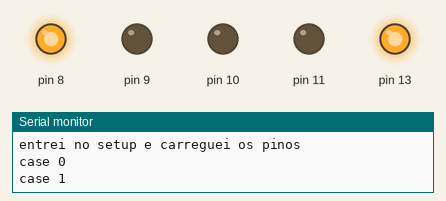
Bench run of a sketch on a simulated Arduino Uno, built with avr-gcc and run on an emulated ATmega328P. Parts: output pins drawn as LEDs (lit = HIGH), the last lines printed to the serial monitor.

Above: at 10.0 s.
At 22.5 s:
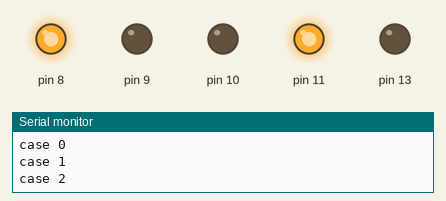
At 32.5 s:
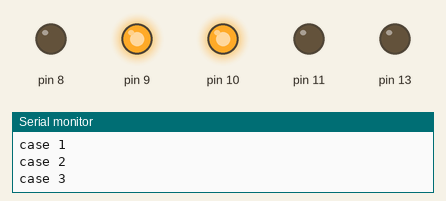
Timing chart, 0 to 52.0 s (numbered marks = the images above):
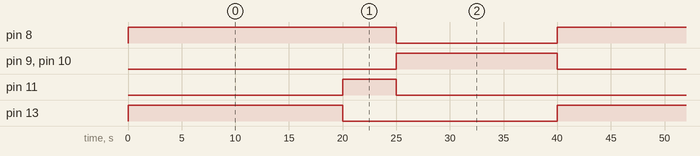

Measured:
- by itself, pin 8: alternates HIGH for 25.0 s and LOW for 15.0 s
- by itself, pin 9, pin 10: alternates HIGH for 15.0 s and LOW for 25.0 s
- by itself, pin 11: alternates HIGH for 5.0 s and LOW for 35.0 s
- by itself, pin 13: alternates HIGH for 20.0 s and LOW for 20.0 s

The sketch:

102b_Semaforo.ino
```cpp
unsigned long tempo0,tempo1,tempo2,tempo3, delayStart, delayWait;
int ledped_VM, ledped_VD, ledVM, ledAM, ledVD;

class semaforo_ME
{
  int ME_state;

  public:
    semaforo_ME(int p_ledpedVM, int p_ledpedVD, int p_ledVM, int p_ledAM, int p_ledVD, unsigned long t_carro,unsigned long t_alerta,unsigned long t_pedestre, int estado_inicial)
    {
      //pinos do farol
      //Pedestres
      ledped_VM = p_ledpedVM; //Vermelho do pedestre
      ledped_VD = p_ledpedVD; //Verde do pedestre
      //Carros
      ledVM = p_ledVM; //Led Farol Vermelo
      ledAM = p_ledAM; //Led Farol Amarelo
      ledVD = p_ledVD; //Led Farol Verde
      //tempos
      tempo0 = 10;
      tempo1 = t_carro;
      tempo2 = t_alerta;
      tempo3 = t_pedestre;
      ME_state = estado_inicial;
    }

    void aciona_ME()
    {
      if( delayWait > 0)
      {
        if(millis() - delayStart < delayWait)
        {
          return;
        }
        else
        {
          delayWait = 0;
        };

      }


      switch (ME_state)
      {
        case 0: //estado inicial
          {
            digitalWrite(ledVD, LOW);
            digitalWrite(ledVM, LOW);
            digitalWrite(ledAM, LOW);
            digitalWrite(ledped_VD, LOW);
            digitalWrite(ledped_VM, LOW);
            Serial.println(F("case 0"));
            delayStart = millis();
            delayWait = tempo0;
            ME_state = 1;//muda estado aberto carros e fechado pedestres
            break;
          }
        case 1: //estado aberto carros e fechado pedestres
          {
            digitalWrite(ledVD, HIGH);
            digitalWrite(ledVM, LOW);
            digitalWrite(ledAM, LOW);
            digitalWrite(ledped_VD, LOW);
            digitalWrite(ledped_VM, HIGH);
            Serial.println(F("case 1"));
            delayStart = millis();
            delayWait = tempo1;
            ME_state = 2;//muda estado alerta carros e fechado pedestres
            break;
          }
        case 2://alerta fechamento carros e fechado pedestres
          {
            digitalWrite(ledVD, LOW);
            digitalWrite(ledVM, LOW);
            digitalWrite(ledAM, HIGH);
            digitalWrite(ledped_VD, LOW);
            digitalWrite(ledped_VM, HIGH);
            Serial.println(F("case 2"));
            delayStart = millis();
            delayWait = tempo2;
            ME_state = 3;//muda estado aberto carros e fechado pedestres
            break;
          }
        case 3://fechado carros e aberto pedestres
          {
            digitalWrite(ledVD, LOW);
            digitalWrite(ledVM, HIGH);
            digitalWrite(ledAM, LOW);
            digitalWrite(ledped_VD, HIGH);
            digitalWrite(ledped_VM, LOW);
            Serial.println(F("case 3"));
            delayStart = millis();
            delayWait = tempo3;
            ME_state = 1;//muda estado aberto carros e fechado pedestres
            break;
          }
      }
    }

    void encerra_ME()
    {
      ME_state = 0;//desliga maquina
      digitalWrite(ledVD, LOW); //faz atualização do Led
      digitalWrite(ledVM, LOW); //faz atualização do Led
      digitalWrite(ledAM, LOW); //faz atualização do Led
      digitalWrite(ledped_VD, LOW); //faz atualização do Led
      digitalWrite(ledped_VM, LOW); //faz atualização do Led
    }
};

semaforo_ME ME1 (8,9,10,11,13, 20000, 5000, 15000, 0);

void setup() {
  // put your setup code here, to run once:
  Serial.begin(115200);
  pinMode(ledVM, OUTPUT);
  pinMode(ledVD, OUTPUT);
  pinMode(ledAM, OUTPUT);
  pinMode(ledped_VM, OUTPUT);
  pinMode(ledped_VD, OUTPUT);
  Serial.println((F("entrei no setup e carreguei os pinos")));
}

void loop() {
ME1.aciona_ME();
}
```
